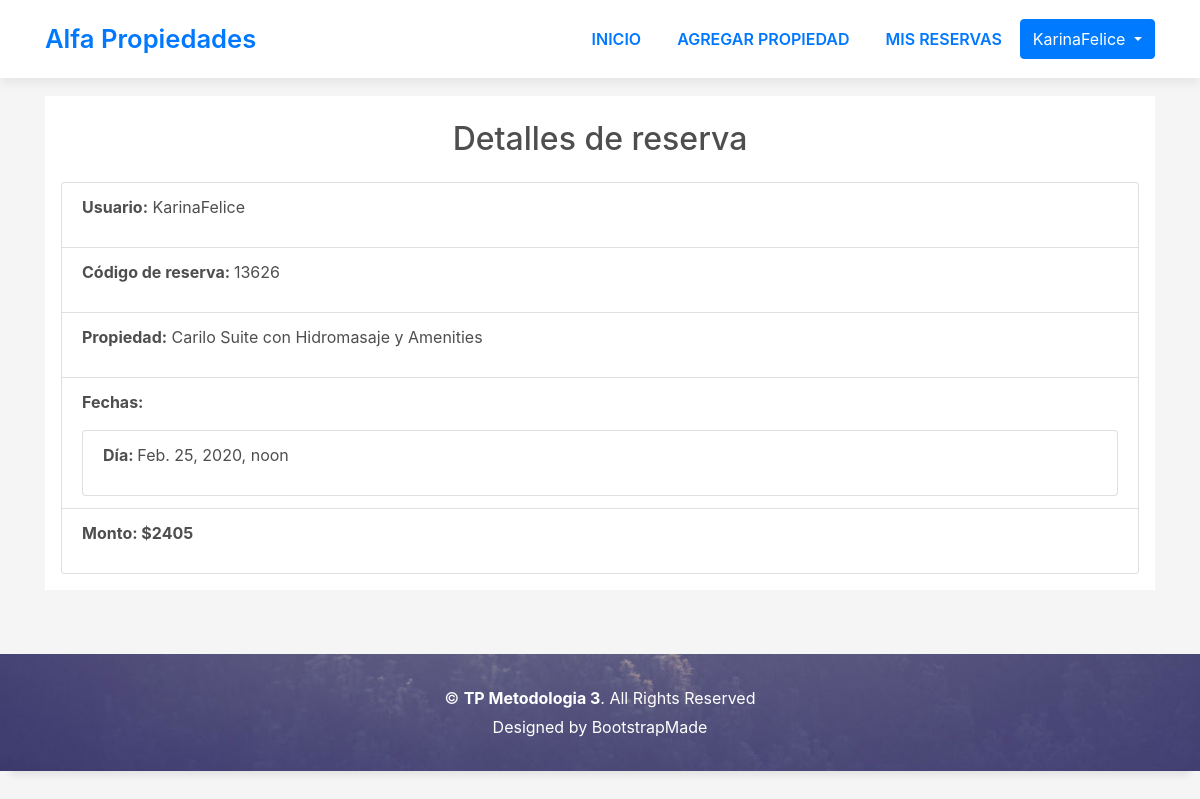
Screenshot of /reservation_detail/8 (signed in) with the database file from the repository.
### rent/models.py (models this page shows, shortened)
class Reservation(models.Model):
    date = models.DateTimeField()
    total = models.IntegerField()
    reservationCode = models.IntegerField()
    property = models.ForeignKey(Property, null=False, on_delete=models.SET('null'), default=1) #property es una palabra reservada y por eso sale en verde
    user = models.ForeignKey(User, null=True, on_delete=models.SET('null'), blank=True)
    class Meta:
        verbose_name_plural = 'Reservas'

class Property(models.Model):
    name = models.CharField(max_length=45)
    description = models.CharField(max_length=200)
    price = models.IntegerField()
    capacity = models.IntegerField()
    city = models.ForeignKey(City, null=True, on_delete=models.SET_NULL)
    owner = models.ForeignKey(User, null=False, on_delete=models.SET('null'))
    image = models.ImageField(upload_to='rent/img/', null=True)
    class Meta:
        verbose_name_plural = 'Propiedades'

class RentDate(models.Model):
    date = models.DateTimeField()
    property = models.ForeignKey(Property, null=False, on_delete=models.SET('null'), default=1)
    reservation = models.ForeignKey(Reservation, null=True, on_delete=models.SET_NULL, blank=True)
    class Meta:
        verbose_name_plural = 'Fechas de Alquileres'

### rent/views.py (the view)
# urls.py: path('reservation_detail/<int:reservation_id>', views.reservation),
def reservation(request, reservation_id):
    if request.user.is_authenticated:
        my_reservation = Reservation.objects.filter(id=reservation_id).first()
        date_list = RentDate.objects.filter(reservation__id=reservation_id)
    return render(request, "rent/reservationdetail.html", {"reservation": my_reservation, "dates": date_list})

### rent/templates/rent/reservationdetail.html (shortened to what this page needs)
{% extends "./basictemplate.html" %}
{% block content %}
<br><br><br><br>
<div class="container mb-4">
    <div class="bg-white">
        <p class="h2 text-center pt-4">Detalles de reserva</p>
        <ul class="list-group p-3">
            <li class="list-group-item">
                <p><strong>Usuario:</strong> {{ reservation.user.username }}</p>
            </li>
            <li class="list-group-item">
                <p><strong>Código de reserva: </strong>{{ reservation.reservationCode }}</p>
            </li>
            <li class="list-group-item">
                <p><strong>Propiedad:</strong> {{ reservation.property.name }}</p>
            </li>
            <li class="list-group-item">
                <p><strong>Fechas: </strong></p>
                <ul class="list-group">
                    {% for date in dates %}
                    <li class="list-group-item">
                        <p><strong>Día: </strong>{{ date.date }}</p>
                    </li>
                    {% endfor %}
                </ul>
            </li>
            <li class="list-group-item">
                <p><strong>Monto: ${{ reservation.total }}</strong></p>
            </li>
        </ul>
    </div>
</div>
{% endblock %}

### rent/templates/rent/basictemplate.html (shortened to what this page needs)
<!DOCTYPE html>
<html lang="en">
<head>
  {% load static %}
  <link href="{% static 'rent/lib/bootstrap/css/bootstrap.min.css' %} " rel="stylesheet">
  <link href=" {% static 'rent/lib/font-awesome/css/font-awesome.min.css'%}" rel="stylesheet">
  <link href=" {% static 'rent/lib/animate/animate.min.css' %}" rel="stylesheet">
  <link href=" {% static 'rent/lib/ionicons/css/ionicons.min.css'%} " rel="stylesheet">
  <link href=" {% static 'rent/lib/owlcarousel/assets/owl.carousel.min.css'%}" rel="stylesheet">
  <link href=" {% static 'rent/lib/lightbox/css/lightbox.min.css'%}" rel="stylesheet">
  <link href="{% static 'rent/css/style.css'%}" rel="stylesheet">
</head>
<body id="page-top">
  <nav class="navbar navbar-b navbar-reduce navbar-expand-md fixed-top" id="mainNav">
    <div class="container">
      <a class="navbar-brand js-scroll" href="/">Alfa Propiedades</a>
      <div class="navbar-collapse collapse justify-content-end" id="navbarDefault">
        <ul class="navbar-nav">
          <li class="nav-item">
            <a class="nav-link js-scroll active" href="/">Inicio</a>
          </li>
          {% if request.user.is_authenticated %}
          <li class="nav-item">
            <a class="nav-link js-scroll " href="/addProperty">Agregar propiedad</a>
          </li>
          <li class="nav-item">
            <a class="nav-link js-scroll " href="/reservations">Mis reservas</a>
          </li>
          {% endif %}
          {% if request.user.is_authenticated %}
          <div class="btn-group">
            <button type="button" class="btn btn-primary dropdown-toggle" data-toggle="dropdown" aria-haspopup="true"
              aria-expanded="false">
              {{request.user}}
            </button>
          </div>
          {% endif %}
        </ul>
      </div>
    </div>
  </nav>
  {% block content %}{% endblock %}
  <section class="paralax-mf footer-paralax bg-image sect-mt4 route"
    style="background-image: url(/static/rent/img/overlay-bg.jpg)">
    <footer>
      <div class="container">
        <div class="row">
          <div class="col-sm-12">
            <div class="copyright-box">
              <p class="copyright">&copy; <strong>TP Metodologia 3</strong>. All Rights Reserved</p>
              <div class="credits">
                Designed by <a href="https://bootstrapmade.com/">BootstrapMade</a>
              </div>
            </div>
          </div>
        </div>
      </div>
    </footer>
  </section>
</body>
</html>

### rent/static/rent/css/style.css (style rules this page uses)
body { background-color: #f5f5f5; color: #4e4e4e; }
a { color: #1e1e1e; transition: all 0.5s ease-in-out; }
.box-shadow, .paralax-mf, .service-box, .work-box, .card-blog { box-shadow: 0 13px 8px -10px rgba(0, 0, 0, 0.1); }
.bg-image { background-repeat: no-repeat; background-attachment: fixed; background-size: cover; background-position: center center; }
.paralax-mf { position: relative; padding: 8rem 0; }
.sect-mt4 { margin-top: 4rem; }
.navbar-b { transition: all .5s ease-in-out; background-color: transparent; padding-top: 1.563rem; padding-bottom: 1.563rem; }
.navbar-b.navbar-reduce { box-shadow: 0px 6px 9px 0px rgba(0, 0, 0, 0.06); }
.navbar-b.navbar-trans .nav-item, .navbar-b.navbar-reduce .nav-item { position: relative; padding-right: 10px; padding-left: 0; }
.navbar-b.navbar-trans .nav-link, .navbar-b.navbar-reduce .nav-link { color: #fff; text-transform: uppercase; font-weight: 600; }
.navbar-b.navbar-trans .nav-link:before, .navbar-b.navbar-reduce .nav-link:before { content: ''; position: absolute; margin-left: 0px; width: 0%; bottom: 0; left: 0; height: 2px; transition: all 500ms ease; }
.navbar-b.navbar-reduce { transition: all .5s ease-in-out; background-color: #fff; padding-top: 15px; padding-bottom: 15px; }
.navbar-b.navbar-reduce .nav-link { color: #0078ff; }
.navbar-b.navbar-reduce .nav-link:before { background-color: #0078ff; }
.navbar-b.navbar-reduce .navbar-brand { color: #0078ff; }
.navbar-b .navbar-brand { color: #fff; font-size: 1.6rem; font-weight: 600; }
.footer-paralax { padding: 2rem 0 0 0; }
footer { text-align: center; color: #fff; padding-bottom: 2rem; }
footer .copyright { margin-bottom: .3rem; }
footer .credits { margin-bottom: 0; }
footer .credits a { color: #fff; }
@media (min-width: 768px) { .navbar-b.navbar-trans .nav-item, .navbar-b.navbar-reduce .nav-item { padding-left: 10px; } }
@media (min-width: 768px) { .navbar-b.navbar-trans .nav-link:before, .navbar-b.navbar-reduce .nav-link:before { margin-left: 18px; } }

### rows the page displays
Reservation: user.username "KarinaFelice", reservationCode "13626", property.name "Carilo Suite con Hidromasaje y Amenities", total "2405"
RentDate: date "Feb. 25, 2020, noon"

### other values shown
{{ request.user }} "KarinaFelice"
